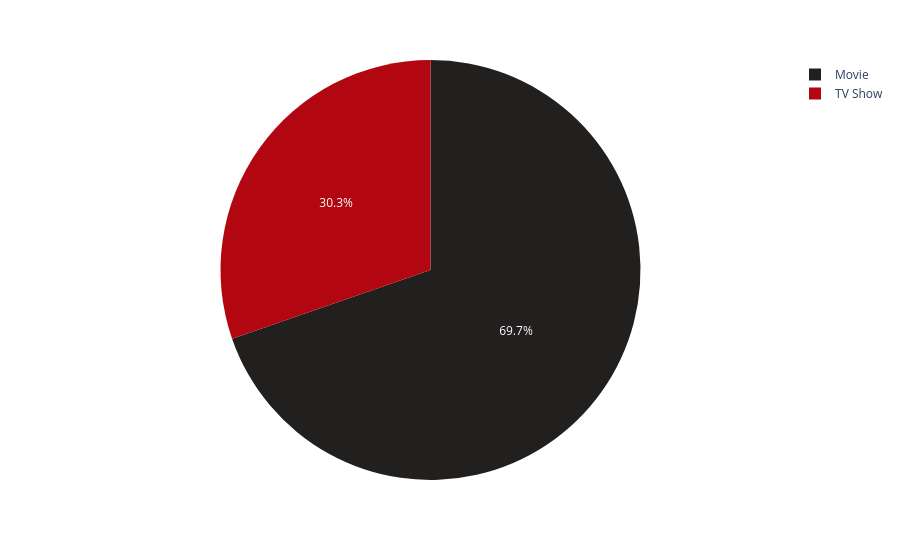

The code cell stored with this chart in its notebook:
### Markdown cell above
### 3.1.3-Netflix EDA

### Code cell
# Ratio of Movies to TV Shows
px.pie(netflix_df.groupby(by='type')['title'].count(),
       names=netflix_df.groupby(by='type')['title'].count().index,
       values=netflix_df.groupby(by='type')['title'].count().values,
       color_discrete_sequence=['#221f1f', '#b20710'],)

### Figure 1 — Plotly figure (JSON) as saved in the notebook; plotly's stock layout.template omitted (floating-point values rounded to 4 significant figures)
{"data": [{"domain": {"x": [0, 1], "y": [0, 1]}, "hovertemplate": "label=%{label}<br>value=%{value}<extra></extra>", "labels": ["Movie", "TV Show"], "legendgroup": "", "name": "", "showlegend": true, "type": "pie", "values": [6126, 2664]}], "layout": {"legend": {"tracegroupgap": 0}, "margin": {"t": 60}, "piecolorway": ["#221f1f", "#b20710"]}}
